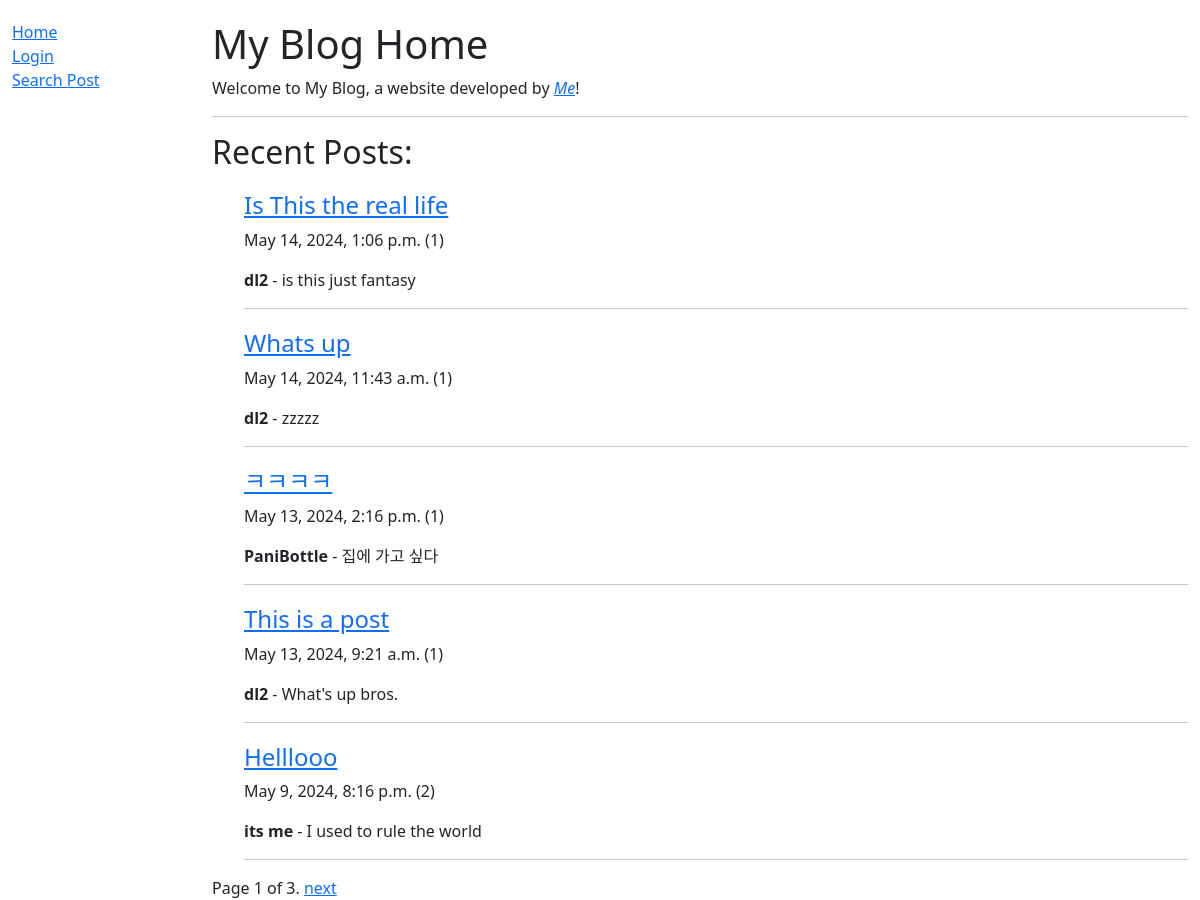
Page /blog/ on the earlier database version.
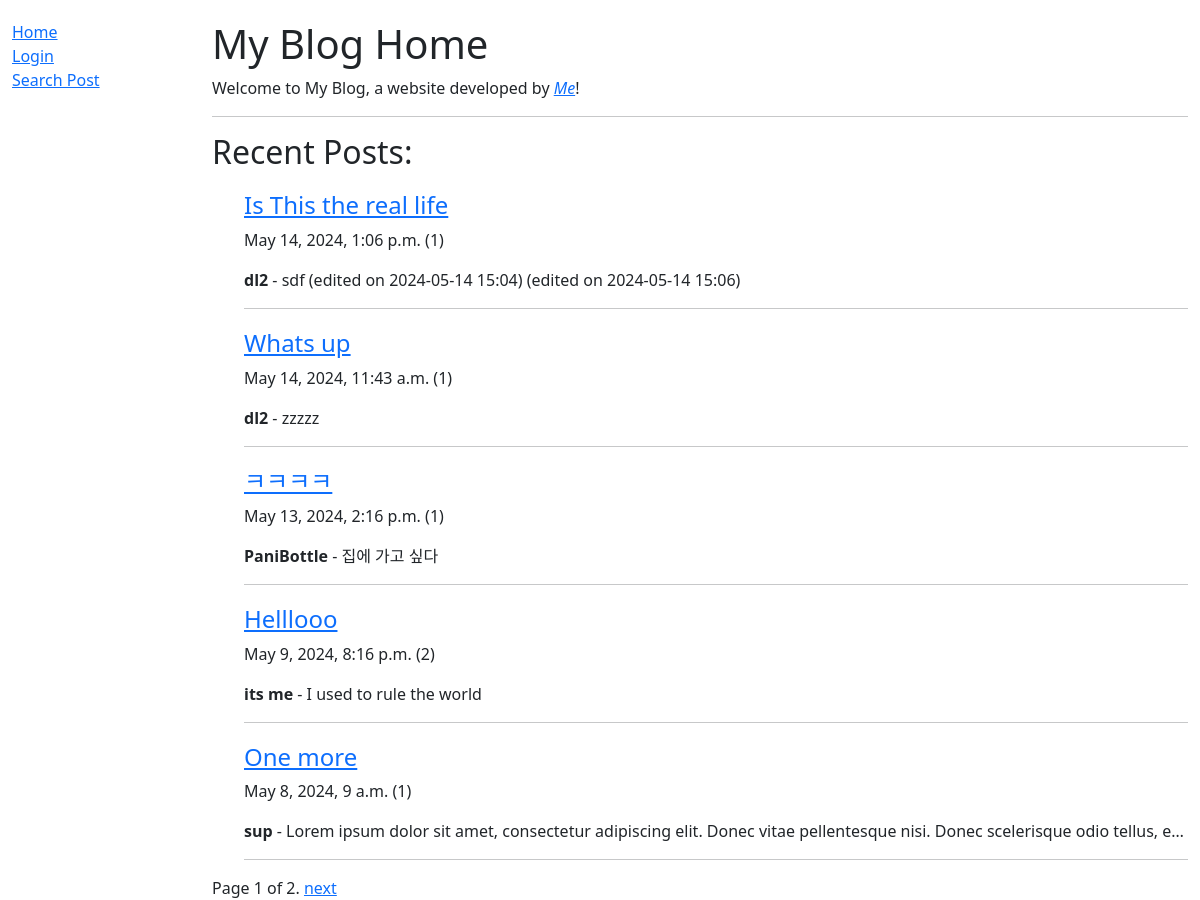
Same page on the later database version.
### blog/models.py (models this page shows, shortened)
class Post(models.Model):
    id = models.BigAutoField(help_text="Post ID", primary_key=True)
    title = models.CharField(max_length=100)
    writer = models.CharField(max_length=100)
    content = models.TextField(max_length=5000)
    date = models.DateTimeField(default=datetime.now, blank=True)
    likes = models.IntegerField(default=0)
    class Meta:
        ordering = ['-date']

### blog/views.py (the view)
# urls.py: path('', views.PostListView.as_view(), name='home'),
class PostListView(generic.ListView):
    model = Post # Set reference model
    context_object_name = 'posts' # Set name used in template for model reference
    template_name = 'home.html' # Specify template name and directory
    paginate_by = 5 # Default pagination tool

### blog/templates/home.html
{% extends "base.html" %}
{% block content %}
  <h1>My Blog Home</h1>
  <p>
    Welcome to My Blog, a website developed by
    <em><a href="https://github.com/DaewoongLime">Me</a></em>!
  </p>
  <hr />
    {% if posts %}
    <h2>Recent Posts:</h2>
    <ul>
      {% for post in posts %}
      <div style="margin-top:20px">
        <h4><a href="{{post.id}}">{{ post.title }}</a></h4>
        <p  style="white-space: nowrap; overflow: hidden; max-width: 100%;">
          {{post.date}} ({{post.likes}})
        </p>
        <p  style="white-space: nowrap;
        overflow: hidden;
        text-overflow: ellipsis;
        max-width: 100%;">
          <strong>{{post.writer}}</strong> - {{ post.content }}
        </p>
        <hr />
      </div>
      {% endfor %}
    </ul>
  {% else %}
    <p>There are no posts written yet.</p>
  {% endif %}
  {% load static %}
{% endblock %}

Differences in the rows shown:
removed Post: title "This is a post", date "May 13, 2024, 9:21 a.m.", likes "1", writer "dl2", content "What's up bros."
changed Post "Is This the real life": content "is this just fantasy" → "sdf (edited on 2024-05-14 15:04) (edited on 2024-05-14 15:06)"
now on this page (row unchanged): Post: title "One more", date "May 8, 2024, 9 a.m.", likes "1", writer "sup", content "Lorem ipsum dolor sit amet, consectetur adipiscing elit. Donec vitae pellentesque nisi. Donec scelerisque odio tellus, e…"
Other differences:
{{ page_obj.paginator.num_pages }}: "3" → "2"
